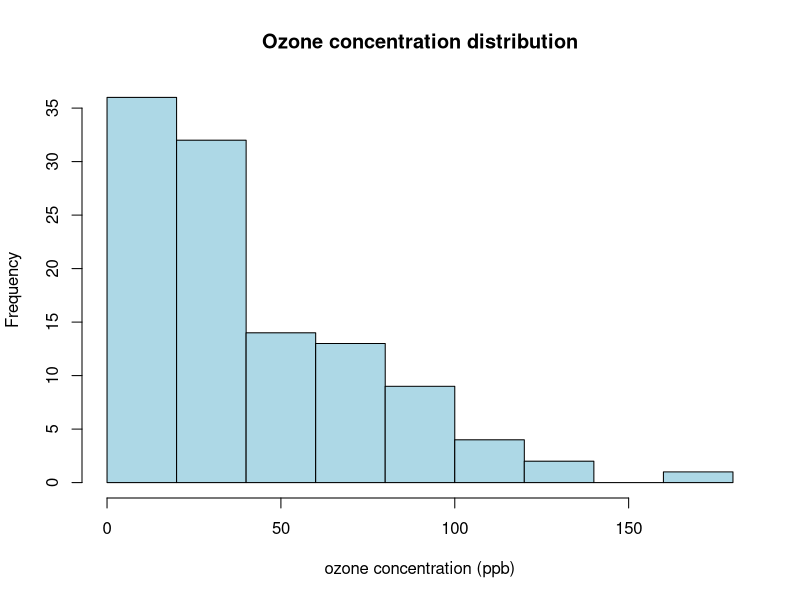
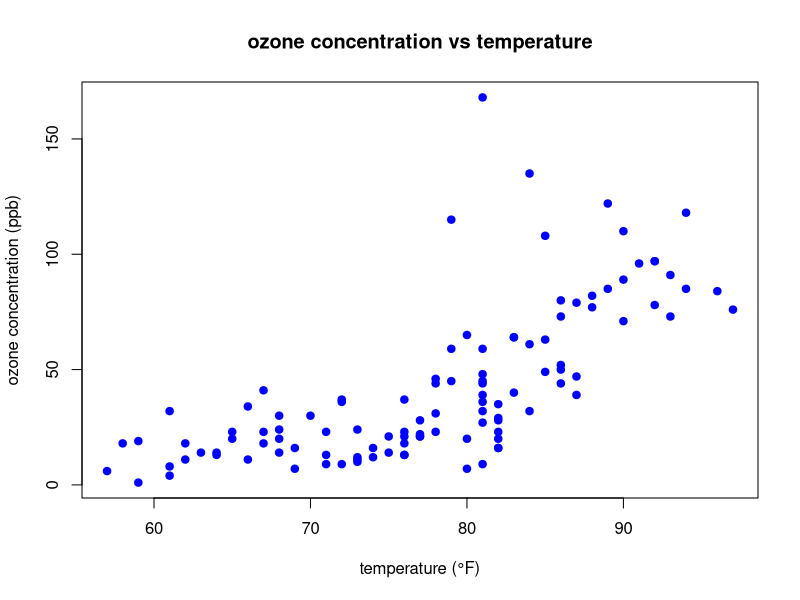
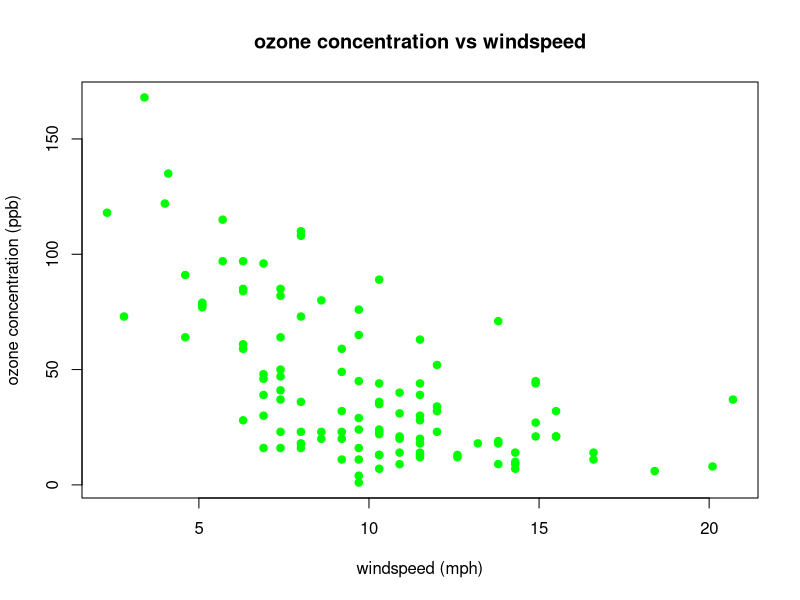
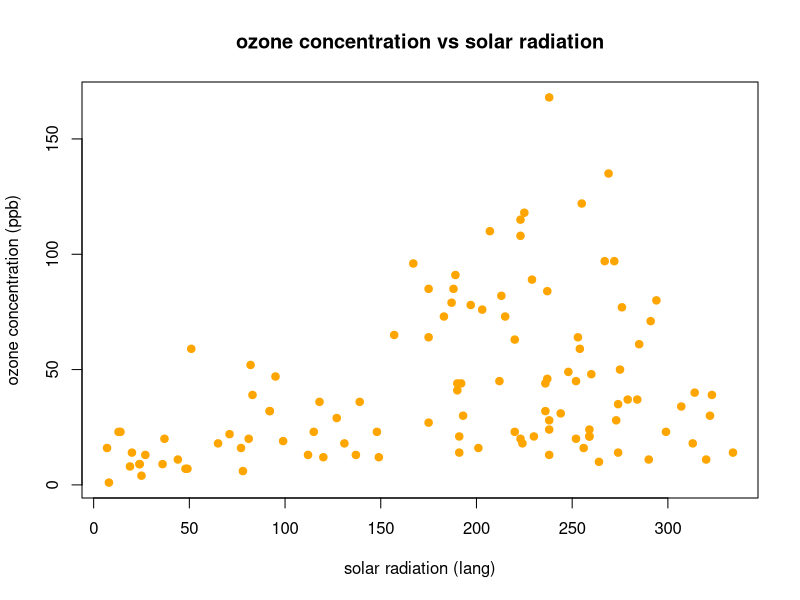
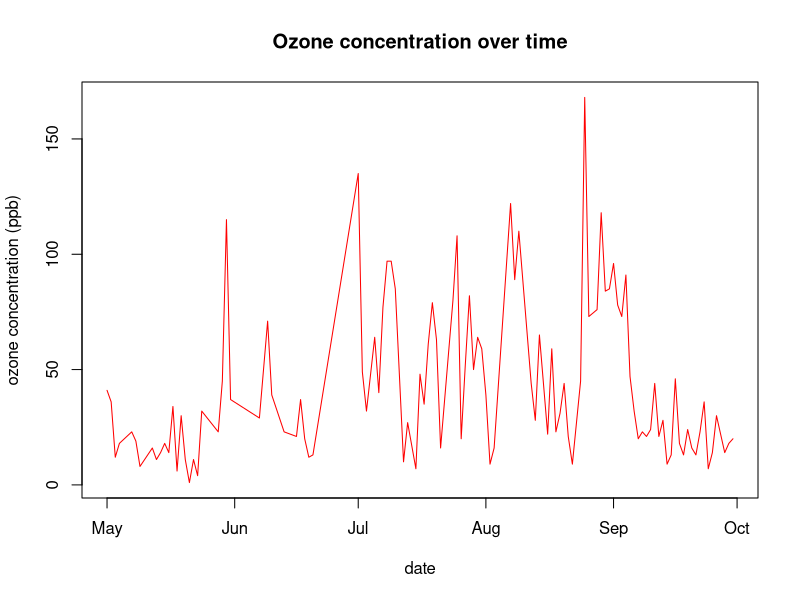
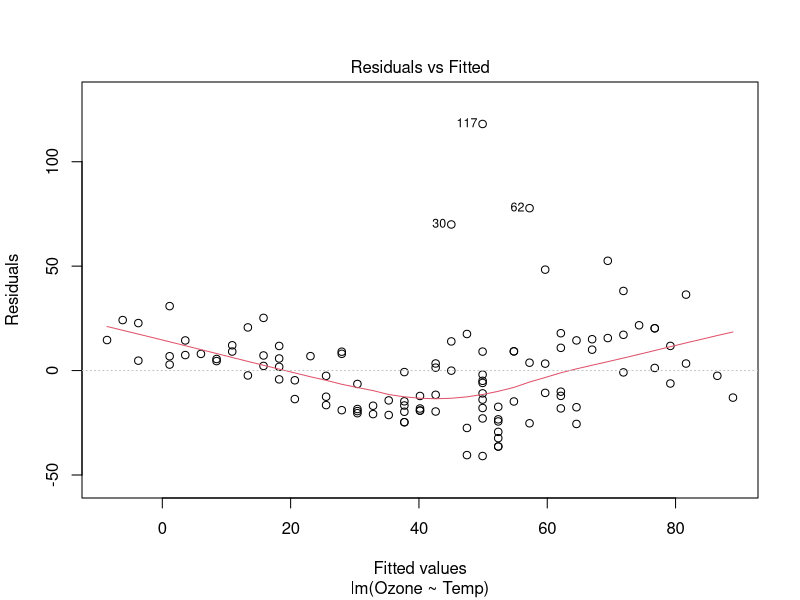

Write R code to recreate these figures, in order.
## ---- chunk 1
# Load data
data("airquality")

# Handling of missing values
airquality <- na.omit(airquality)

hist(airquality$Ozone, main="Ozone concentration distribution", xlab="ozone concentration (ppb)", col="lightblue")

plot(airquality$Temp, airquality$Ozone, main="ozone concentration vs temperature", xlab="temperature (°F)", ylab="ozone concentration (ppb)", pch=19, col="blue")

plot(airquality$Wind, airquality$Ozone, main="ozone concentration vs windspeed", xlab="windspeed (mph)", ylab="ozone concentration (ppb)", pch=19, col="green")

plot(airquality$Solar.R, airquality$Ozone, main="ozone concentration vs solar radiation", xlab="solar radiation (lang)", ylab="ozone concentration (ppb)", pch=19, col="orange")

# Creating Date Variables
airquality$Date <- as.Date(paste(1973, airquality$Month, airquality$Day, sep="-"))

# Plotting time trends
plot(airquality$Date, airquality$Ozone, type="l", main="Ozone concentration over time", xlab="date", ylab="ozone concentration (ppb)", col="red")

model <- lm(Ozone ~ Temp, data=airquality)
summary(model)

plot(model, which=1)

may_ozone <- airquality$Ozone[airquality$Month == 5]
august_ozone <- airquality$Ozone[airquality$Month == 8]
t.test(may_ozone, august_ozone)


